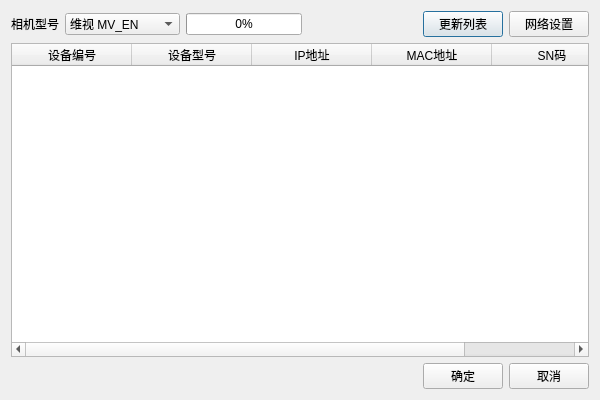
<?xml version="1.0" encoding="UTF-8"?>
<ui version="4.0">
 <class>networkcamera</class>
 <widget class="QDialog" name="networkcamera">
  <property name="geometry">
   <rect>
    <x>0</x>
    <y>0</y>
    <width>600</width>
    <height>400</height>
   </rect>
  </property>
  <property name="windowTitle">
   <string>Dialog</string>
  </property>
  <layout class="QGridLayout" name="gridLayout">
   <item row="1" column="0">
    <layout class="QHBoxLayout" name="horizontalLayout">
     <item>
      <widget class="QLabel" name="label">
       <property name="text">
        <string>相机型号</string>
       </property>
      </widget>
     </item>
     <item>
      <widget class="QComboBox" name="cameraType">
       <property name="sizePolicy">
        <sizepolicy hsizetype="Expanding" vsizetype="Fixed">
         <horstretch>0</horstretch>
         <verstretch>0</verstretch>
        </sizepolicy>
       </property>
       <item>
        <property name="text">
         <string>维视 MV_EN</string>
        </property>
       </item>
       <item>
        <property name="text">
         <string>维视 MV_HP</string>
        </property>
       </item>
      </widget>
     </item>
     <item>
      <widget class="QProgressBar" name="progressBar">
       <property name="sizePolicy">
        <sizepolicy hsizetype="Expanding" vsizetype="Fixed">
         <horstretch>0</horstretch>
         <verstretch>0</verstretch>
        </sizepolicy>
       </property>
       <property name="value">
        <number>0</number>
       </property>
      </widget>
     </item>
     <item>
      <spacer name="horizontalSpacer_2">
       <property name="orientation">
        <enum>Qt::Horizontal</enum>
       </property>
       <property name="sizeHint" stdset="0">
        <size>
         <width>40</width>
         <height>20</height>
        </size>
       </property>
      </spacer>
     </item>
     <item>
      <widget class="QPushButton" name="update">
       <property name="text">
        <string>更新列表</string>
       </property>
      </widget>
     </item>
     <item>
      <widget class="QPushButton" name="setup">
       <property name="text">
        <string>网络设置</string>
       </property>
      </widget>
     </item>
    </layout>
   </item>
   <item row="3" column="0">
    <layout class="QHBoxLayout" name="horizontalLayout_2">
     <item>
      <spacer name="horizontalSpacer">
       <property name="orientation">
        <enum>Qt::Horizontal</enum>
       </property>
       <property name="sizeHint" stdset="0">
        <size>
         <width>40</width>
         <height>20</height>
        </size>
       </property>
      </spacer>
     </item>
     <item>
      <widget class="QPushButton" name="apply">
       <property name="text">
        <string>确定</string>
       </property>
      </widget>
     </item>
     <item>
      <widget class="QPushButton" name="close">
       <property name="text">
        <string>取消</string>
       </property>
      </widget>
     </item>
    </layout>
   </item>
   <item row="2" column="0">
    <widget class="QTableWidget" name="tableWidget">
     <property name="sortingEnabled">
      <bool>false</bool>
     </property>
     <property name="columnCount">
      <number>5</number>
     </property>
     <attribute name="horizontalHeaderCascadingSectionResizes">
      <bool>true</bool>
     </attribute>
     <attribute name="horizontalHeaderDefaultSectionSize">
      <number>120</number>
     </attribute>
     <column>
      <property name="text">
       <string>设备编号</string>
      </property>
     </column>
     <column>
      <property name="text">
       <string>设备型号</string>
      </property>
     </column>
     <column>
      <property name="text">
       <string>IP地址</string>
      </property>
     </column>
     <column>
      <property name="text">
       <string>MAC地址</string>
      </property>
     </column>
     <column>
      <property name="text">
       <string>SN码</string>
      </property>
     </column>
    </widget>
   </item>
  </layout>
 </widget>
 <resources/>
 <connections/>
</ui>
